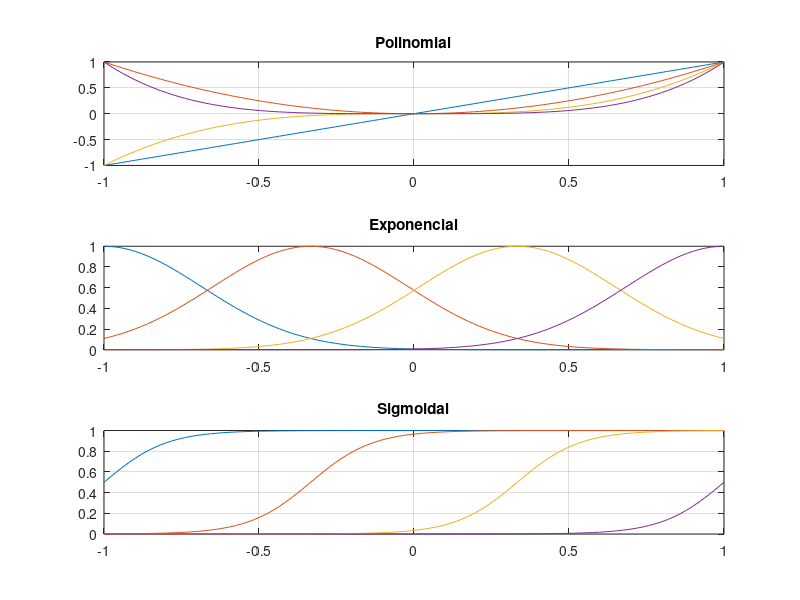

The MATLAB script that drew this image:
%DEM Machine Learning Reg1
clc
clear
close all
M=5; %funcion base
N=100; %numero de puntos
x=linspace (-1,1,N)'; %comando de entrada (la comilla es para transponer ya que matlab todo me lo muestra columna)

%polinomial

 fi= zeros(N,M-1);
for i=1:M-1
   
    fi(:,i)=x.^i;%cuando es elemento a 
                 %elemento pongo el punto, aqui almaceno los datos
                 %preguntar lo de los 2 puntos
end
subplot(3,1,1)% columna,fila,posicion
plot(x,fi)
title('Polinomial')
grid

%exponencial

fi(:,i)=x.^i;
miu=linspace(-1,1,M-1);
s2=0.1;% desviacion standar
 for i=1:M-1
fi(:,i)=exp(-(x-miu(i)).^2/(2*s2));
 end

 subplot(3,1,2)
 plot(x,fi)
 title('Exponencial')
 
 % Sigmoidal
 
fi = zeros (N,M-1);

miu = linspace(-1,1,M-1);
s=0.1;
for i=1:M-1
fi(:,i)=1./(1+exp(-(x-miu(i))/s));
end
subplot(3,1,3)
plot(x,fi)
title('Sigmoidal')
grid

